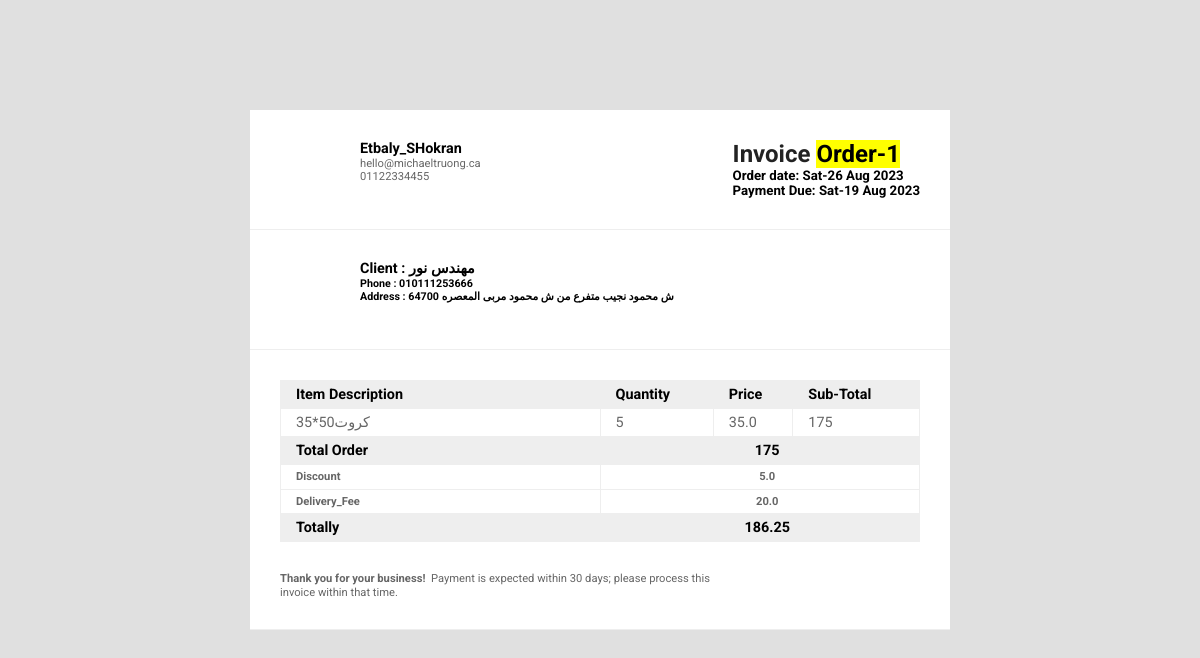
Page /orders/order-1 on the committed database.
### Etpaly_Orders/models.py (models this page shows, shortened)
class Order(models.Model):
    code=models.CharField(_("Order"), max_length=50,null=True,blank=True)
    status = models.CharField(_("Status"),max_length=12,choices=ORDER_STATUS,default=ORDER_STATUS[0][0])
    customer = models.ForeignKey(Customer,related_name='order_customer',on_delete=models.SET_NULL,null=True,blank=True)
    order_date = models.DateField(_("Order_date"),default=timezone.now)
    delivery_date = models.DateField(_("Delivery_date"),null=True,blank=True)
    discount=models.FloatField(_("Discount"),null=True , blank=True,default=0)
    Delivery_Fee=models.FloatField(_("Delivery_Fee"),null=True , blank=True,default=0)
    slug=models.SlugField(null=True,blank=True)
    def __str__(self) :
        return f"""Order-{self.id}"""
    def sup_total(self):
        sup= 0
        Order_detail = self.order_Detail.all()
        for order in Order_detail:
            sup += order.total_order()
        self.sup_total=sup
        return self.sup_total
    def net_total(self):
        total = 0
        Order_detail = self.order_Detail.all()
        for order in Order_detail:
            total += order.total_order()
        net_total=total-int(total*self.discount)/100+int(self.Delivery_Fee)
        return net_total

class Customer(models.Model):
    name=models.CharField(_("client"), max_length=100)
    phone=models.CharField(_("phone"), max_length=14)
    location=models.TextField(_("Address"), max_length=300)

class OrderDetail(models.Model):
    order = models.ForeignKey(Order,related_name='order_Detail',on_delete=models.CASCADE)
    product = models.ForeignKey(Product,verbose_name='product',related_name='order_product',on_delete=models.SET_NULL,null=True,blank=True)
    quantity = models.IntegerField(_("Quantity"),default=1)
    price = models.FloatField(_("Price"),default=0)
    def total_order(self):
        order_total=int(self.quantity)*int(self.price)
        return order_total

class Product(models.Model):
    name = models.CharField(_('name'),max_length=50)
    image = models.ImageField(_('image'),upload_to='products',null=True,blank=True)
    price = models.FloatField(_('price'),default=0)
    sku = models.FloatField(_('sku'))
    subtitle = models.CharField(_('subtitle'),max_length=300)
    def __str__(self) :
        return f"""{self.name}"""

### Etpaly_Orders/views.py (the view)
# urls.py: path('orders/<slug:slug>',order_invoice,name='order_invoice'),
def order_invoice(request, slug):
    order = get_object_or_404(Order, slug=slug)
    context={'order':order}
    return render(request, 'Etpaly_Orders/invoice.html', context)

### Etpaly_Orders/templates/Etpaly_Orders/invoice.html (shortened to what this page needs)
{% load static %}
<!DOCTYPE html>
<html lang="en">
<head>
    <link rel="stylesheet" href="{% static 'en/css/invoice.css' %}">
</head>
<body>
    <div id="invoiceholder">
        <div id="headerimage"></div>
        <div id="invoice" class="effect2">
          <div id="invoice-top">
            <div class="logo"></div>
            <div class="info">
              <h2>Etbaly_SHokran</h2>
              <p> hello@michaeltruong.ca </br>
                  01122334455
              </p>
            </div>
            <div class="title">
              <h1> Invoice <mark> {{order}}</mark></h1>
              <h5>Order date: {{order.order_date|date:'D-d M Y' }}</br>
                 Payment Due: {{order.delivery_date|date:'D-d M Y' }}</br>
              </h5>
            </div>
          </div>
          <div id="invoice-mid">
            <div class="clientlogo"></div>
            <div class="info">
              <h2>Client : {{order.customer.name}}</h2>
              <h6>Phone : {{order.customer.phone}} </br>
                Address : {{order.customer.location}}</br></h6>
            </div>
          </div>
          <div id="invoice-bot">
            <div id="table">
              <table>
                <tr class="tabletitle">
                  <td class="item"><h2>Item Description</h2></td>
                  <td class="Hours"><h2>Quantity</h2></td>
                  <td class="Rate"><h2>Price</h2></td>
                  <td class="subtotal"><h2>Sub-Total</h2></td>
                </tr>
                {% for item in order.order_Detail.all %}
                <tr class="service">
                  <td class="tableitem"><p class="itemtext">{{item.product}}</p></td>
                  <td class="tableitem"><p class="itemtext">{{item.quantity}}</p></td>
                  <td class="tableitem"><p class="itemtext">{{item.price}}</p></td>
                  <td class="tableitem"><p class="itemtext">{{item.total_order}}</p></td>
                </tr>
                {% endfor %}
                <tr class="tabletitle">
                  <td class="Rate"><h2>Total Order</h2></td>
                  <td class="payment" colspan="3" style="text-align: center;"><h2>{{order.sup_total}}</h2></td>
                </tr>
                <tr class="service">
                  <td class="Rate"><p><b>Discount</b></p></td>
                  <td class="payment" colspan="3" style="text-align: center;"><p><b>{{order.discount}}</b></p></td>
                </tr>
                <tr class="service">
                  <td class="Rate"><p><b>Delivery_Fee</b> </p></td>
                  <td class="payment" colspan="3" style="text-align: center;"><p><b>{{order.Delivery_Fee}}</b></p></td>
                </tr>
                <tr class="tabletitle">
                  <td class="Rate"><h2>Totally</h2></td>
                  <td class="payment" colspan="3" style="text-align: center;"><h2>{{order.net_total}}</h2></td>
                </tr>
              </table>
            </div>
            <div id="legalcopy">
              <p class="legal"><strong>Thank you for your business!</strong>  Payment is expected within 30 days; please process this invoice within that time.
              </p>
            </div>
          </div>
        </div>
      </div>
</body>
</html>

### static/en/css/invoice.css (style rules this page uses)
* { margin: 0; box-sizing: border-box; }
body { background: #e0e0e0; font-family: 'Roboto', sans-serif; background-image:'#'; background-repeat: repeat-y; background-size: 100%; }
h1 { font-size: 1.5em; color: #222; }
h2 { font-size: .9em; }
p { font-size: .7em; color: #666; line-height: 1.2em; }
#invoiceholder { width:100%; hieght: 100%; padding-top: 50px; }
#headerimage { z-index:-1; position:relative; top: -50px; height: 350px; background-size: 1920px 80%; background-position: 50% -90%; }
#invoice { position: relative; top: -290px; margin: 0 auto; width: 700px; background: #FFF; }
[id*='invoice-'] { border-bottom: 1px solid #EEE; padding: 30px; }
#invoice-top { min-height: 120px; }
#invoice-mid { min-height: 120px; }
#invoice-bot { min-height: 250px; }
.logo { float: left; height: 60px; width: 60px; background: url(http://michaeltruong.ca/images/logo1.png) no-repeat; background-size: 60px 60px; }
.clientlogo { float: left; height: 60px; width: 60px; background: url(http://michaeltruong.ca/images/client.jpg) no-repeat; background-size: 60px 60px; border-radius: 50px; }
.info { display: block; float:left; margin-left: 20px; }
.title { float: right; }
table { width: 100%; border-collapse: collapse; }
td { padding: 5px 0 5px 15px; border: 1px solid #EEE }
.tabletitle { padding: 5px; background: #EEE; }
.service { border: 1px solid #EEE; }
.item { width: 50%; }
.itemtext { font-size: .9em; }
#legalcopy { margin-top: 30px; }
.legal { width:70%; }

### rows in the picture
Order: id "Order-1", order_date "Sat-26 Aug 2023", delivery_date "Sat-19 Aug 2023", customer.name "مهندس نور", customer.phone "010111253666", customer.location "ش محمود نجيب متفرع من ش محمود مربى المعصره 64700", sup_total "175", discount "5.0", Delivery_Fee "20.0", net_total "186.25"
OrderDetail: product "كروت50*35", quantity "5", price "35.0", total_order "175"
